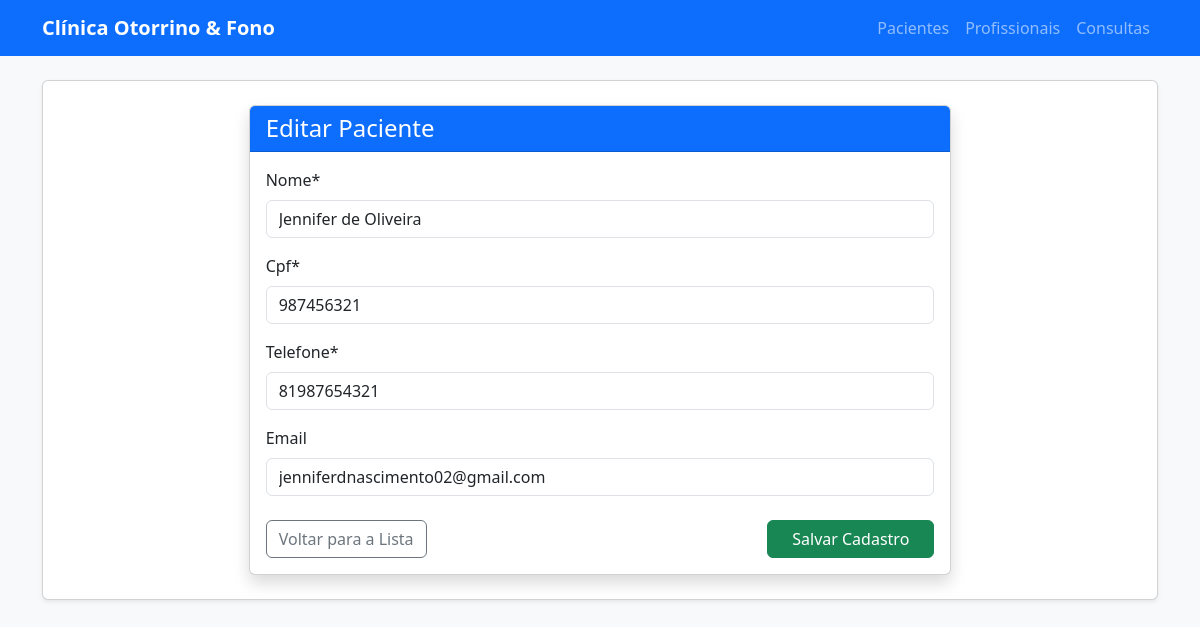
Screenshot of /logica/pacientes/editar/12/ with the database file from the repository.
### logica/models.py (models this page shows, shortened)
class Paciente (models.Model):
    STATUS_CHOICES = [
        ('ATIVO','Ativo'),
        ('PENDENTE','Pendente',),
        ('EXCLUIDO','EXCLUIDO')
    ]
    nome = models.CharField(max_length=100)
    cpf = models.CharField(max_length=14)
    telefone = models.CharField(max_length=15)
    email = models.EmailField(blank=True, null=True)
    status_exclusao = models.CharField(
        max_length=20,
        choices=STATUS_CHOICES,
        default='ATIVO'
    )

### logica/views.py (the view)
# urls.py: path('pacientes/editar/<int:id>/',views.editar_paciente, name='editar_paciente'),
def editar_paciente(request,id):
    paciente = get_object_or_404(Paciente, id=id)
    if request.method == 'POST':
        form = PacienteForm(request.POST, instance=paciente)
        if form.is_valid():
            form.save()
            return redirect('paciente_list')
    else:
        form = PacienteForm(instance=paciente) # esse instance preenche automaticamente
    return render(request, 'logica/paciente_form.html', {'form': form, 'titulo': 'Editar'})

### logica/forms.py
class PacienteForm(forms.ModelForm):
    class Meta:
        model = Paciente
        fields = ['nome', 'cpf', 'telefone', 'email']

### logica/templates/logica/paciente_form.html (shortened to what this page needs)
{% extends 'logica/base.html' %}
{% load crispy_forms_tags %}
{% block content %}
<div class="row justify-content-center">
    <div class="col-md-8">
        <div class="card shadow">
            <div class="card-header bg-primary text-white">
                <h4 class="mb-0">{{ titulo }} Paciente</h4>
            </div>
            <div class="card-body">
                <form method="post">
                    {{ form|crispy }}
                    <div class="mt-4 d-flex justify-content-between">
                        <a href="{% url 'paciente_list' %}" class="btn btn-outline-secondary">
                            Voltar para a Lista
                        </a>
                        <button type="submit" class="btn btn-success px-4">
                            Salvar Cadastro
                        </button>
                    </div>
                </form>
            </div>
        </div>
    </div>
</div>
{% endblock %}

### rows the page displays
Paciente: nome "Jennifer de Oliveira", cpf "987456321", telefone "81987654321", email "jenniferdnascimento02@gmail.com"

### other values shown
{{ titulo }} "Editar"
